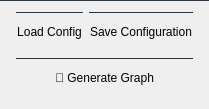
              <widget class="QFrame" name="generate_graph_button_frame">
               <property name="minimumSize">
                <size>
                 <width>0</width>
                 <height>60</height>
                </size>
               </property>
               <property name="styleSheet">
                <string notr="true">border-top: 1px solid #233648;</string>
               </property>
               <layout class="QGridLayout" name="gridLayout">
                <property name="leftMargin">
                 <number>16</number>
                </property>
                <property name="rightMargin">
                 <number>16</number>
                </property>
                <item row="1" column="1">
                 <widget class="QPushButton" name="applyButton_3">
                  <property name="minimumSize">
                   <size>
                    <width>0</width>
                    <height>40</height>
                   </size>
                  </property>
                  <property name="text">
                   <string>Save Configuration</string>
                  </property>
                  <property name="class" stdset="0">
                   <string>btn-secondary</string>
                  </property>
                 </widget>
                </item>
                <item row="1" column="0">
                 <widget class="QPushButton" name="btnSecondary_2">
                  <property name="minimumSize">
                   <size>
                    <width>0</width>
                    <height>40</height>
                   </size>
                  </property>
                  <property name="maximumSize">
                   <size>
                    <width>16777215</width>
                    <height>16777215</height>
                   </size>
                  </property>
                  <property name="text">
                   <string>Load Config</string>
                  </property>
                  <property name="class" stdset="0">
                   <string>btn-secondary</string>
                  </property>
                 </widget>
                </item>
                <item row="2" column="0" colspan="2">
                 <widget class="QPushButton" name="generate_graph_button">
                  <property name="minimumSize">
                   <size>
                    <width>0</width>
                    <height>40</height>
                   </size>
                  </property>
                  <property name="text">
                   <string>🔄 Generate Graph</string>
                  </property>
                  <property name="class" stdset="0">
                   <string>btn-primary</string>
                  </property>
                 </widget>
                </item>
               </layout>
              </widget>
